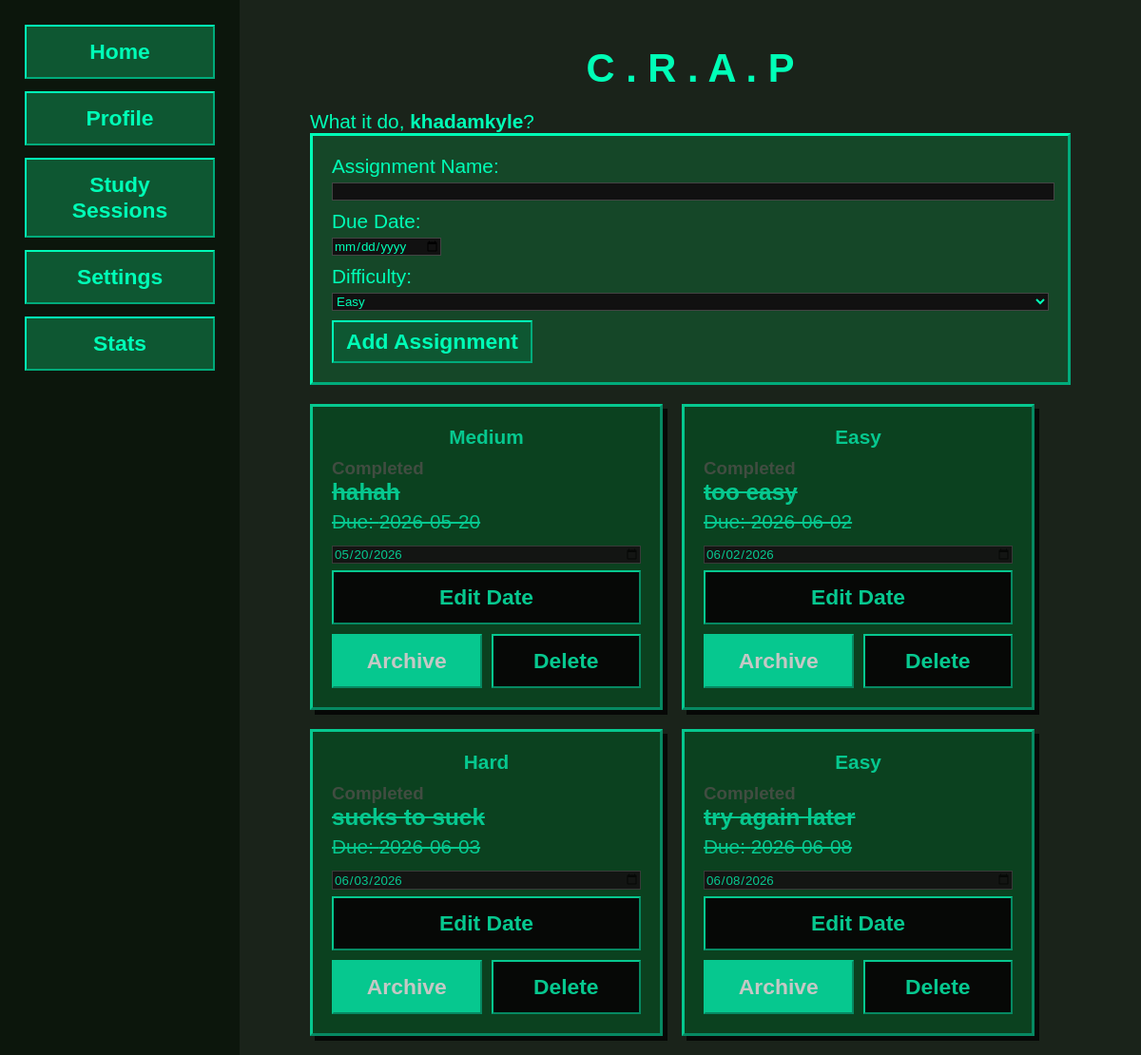
The app's page /dashboard (signed in) with its own data.
### tables this page shows
CREATE TABLE users (
                id INTEGER PRIMARY KEY AUTOINCREMENT,
                username TEXT UNIQUE NOT NULL,
                tag TEXT UNIQUE NOT NULL,
                pfp_url TEXT NOT NULL,
                dark_mode INTEGER NOT NULL DEFAULT 0
            );

CREATE TABLE assignments (
                id INTEGER PRIMARY KEY AUTOINCREMENT,
                user_id INTEGER NOT NULL,
                task TEXT NOT NULL,
                due TEXT NOT NULL,
                difficulty TEXT NOT NULL,
                completed INTEGER NOT NULL DEFAULT 0, archived INTEGER NOT NULL DEFAULT 0,
                FOREIGN KEY(user_id) REFERENCES users(id)
            );

### app.py (the view)
@app.route('/dashboard')
def dashboard():
    user = get_current_user()
    if not user:
        return redirect(url_for('login'))
    assignments = get_assignments_for_user(user['id'])
    return render_template('dashboard.html', user=user, assignments=assignments)

### app.py (called while the page is built)
def get_db():
    conn = sqlite3.connect(app.config['DATABASE'])
    conn.row_factory = sqlite3.Row
    return conn

@app.before_request
def setup_database():
    init_db()

def get_user_by_id(user_id):
    if not user_id:
        return None
    row = get_db().execute('SELECT * FROM users WHERE id = ?', (user_id,)).fetchone()
    return dict(row) if row else None

def get_current_user():
    return get_user_by_id(session.get('user_id'))

def get_assignments_for_user(user_id):
    rows = get_db().execute(
        'SELECT * FROM assignments WHERE user_id = ? AND archived = 0 ORDER BY due', (user_id,)
    ).fetchall()
    return [dict(row) for row in rows]

### templates/dashboard.html (shortened to what this page needs)
<!DOCTYPE html>
<html lang="en">
<head>
    <link rel="stylesheet" href="{{ url_for('static', filename='style.css') }}">
</head>
<body>
    <nav>
        <ul>
            <li><button><a href="{{ url_for('home') }}">Home</a></button></li>
            <li><button><a href="{{ url_for('profile') }}">Profile</a></button></li>
            <li><button><a href="{{ url_for('clock') }}">Study Sessions</a></button></li>
            <li><button><a href="{{ url_for('settings') }}">Settings</a></button></li>
            <li><button><a href="{{ url_for('stats') }}">Stats</a></button></li>
        </ul>
    </nav>
<main>
    <div style="max-width: 800px; margin: 0 auto; padding: 20px;">
        <h1 style="text-align: center; margin-bottom: 20px;">C . R . A . P</h1>
        <p>What it do, <strong>{{ user.username }}</strong>?</p>
        <form action="{{ url_for('add_assignment') }}" method="POST" style="background: #154728; color: #00ffb7; border: 3px outset #00ffb7; padding: 20px; margin-bottom: 20px;">
            <label>Assignment Name:</label><br>
            <input type="text" name="task" required style="width: 100%; margin-bottom: 10px; font-family: 'radiohead', sans-serif; background: #111; color: #00ffb7; border: 1px solid #444;"><br>
            <label>Due Date:</label><br>
            <input type="date" name="due" required style="margin-bottom: 10px; font-family: 'radiohead', sans-serif; background: #111; color: #00ffb7; border: 1px solid #444;"><br>
            <label>Difficulty:</label><br>
            <select name="difficulty" style="margin-bottom: 10px; width: 100%; font-family: 'radiohead', sans-serif; background: #111; color: #00ffb7; border: 1px solid #444;">
                <option value="Easy">Easy</option>
            </select><br>
            <button type="submit">Add Assignment</button>
        </form>
        <div style="display: flex; flex-wrap: wrap; gap: 20px;">
            {% for item in assignments %}
            <div class="task-card{% if item.completed %} completed{% endif %}">
                <div class="task-card-badge">
                    <span class="difficulty-{{ item.difficulty.lower() }}">
                        {{ item.difficulty }}
                    </span>
                </div>
                <p class="task-status">{{ 'Completed' if item.completed else 'Pending' }}</p>
                <h3>{{ item.task }}</h3>
                <p class="due-text">Due: <span class="due-date">{{ item.due }}</span></p>
                <form action="{{ url_for('edit_assignment', assignment_id=item.id) }}" method="POST" class="task-card-edit">
                    <input type="date" name="due" value="{{ item.due }}" required; style=" font-family: 'radiohead', sans-serif; background: #111; color: #00ffb7; border: 1px solid #444;">
                    <button type="submit" class="task-button task-edit-button">Edit Date</button>
                </form>
                <div class="task-card-actions">
                    {% if not item.completed %}
                    <form action="{{ url_for('complete_assignment', assignment_id=item.id) }}" method="POST">
                        <button type="submit" class="task-button task-complete-button">Complete</button>
                    </form>
                    {% else %}
                    <form action="{{ url_for('archive_assignment', assignment_id=item.id) }}" method="POST">
                        <button type="submit" class="task-button task-archive-button">Archive</button>
                    </form>
                    {% endif %}
                    <form action="{{ url_for('delete_assignment', assignment_id=item.id) }}" method="POST">
                        <button type="submit" class="task-button task-delete-button">Delete</button>
                    </form>
                </div>
            </div>
            {% endfor %}
        </div>
    </div>
</main>
</body>
</html>

### static/style.css (style rules this page uses)
html::before { content: ""; position: fixed; inset: 0; pointer-events: none; z-index: 9999; background: url("/static/screenfilter.jpg") center/cover repeat; opacity: 0.65; mix-blend-mode: overlay; }
a:link { color: #00ffb7; text-decoration: none; font-family: 'radiohead', sans-serif; }
:root { --bg: #1a231a; --panel: #154728; --accent: #00ffb7; --text: #00ffb7; --muted: #b8c3b4; --btn-bg: #0e5732; --danger-bg: #ff0000; --pfp-bg: #33774a; --card-bg: #2c3c30; --task-input-bg: #000000; --task-input-border: #00ffb7; --nav-bg: #0c160c; }
html { font-size: 1.3rem; }
body { color: var(--text); display: flex; min-height: 100vh; margin: 0; }
h1 { font-family:"Radiohead", sans-serif; color: #00ffb7; }
h2,h3,h4,h5,h6,p,label { font-family:"Radiohead", sans-serif; }
main { flex: 1; background-color: var(--bg); display: flex; flex-direction: column; justify-content: center; align-items: center; }
.leaderboard-list,p { list-style: none; padding: 0; margin: 0; }
button { background: var(--btn-bg); border: 2px outset var(--accent); color: var(--text); font-family: 'radiohead', sans-serif; cursor: pointer; padding: 7px 13px; font-weight: bold; font-size: 1.1rem; }
nav { width: 200px; background: var(--nav-bg); padding: 26px; display: flex; flex-direction: column; }
nav ul { list-style-type: none; padding: 0; margin: 0; display: flex; flex-direction: column; gap: 13px; }
nav li { display: flex; }
nav button { width: 100%; padding: 13px; }
.task-card { background: #074b21; border: 3px outset #00ffb7; padding: 20px; width: 325px; box-shadow: 5px 5px 0px #000; }
.task-card-badge { text-align: center; font-family: 'radiohead', sans-serif; margin-bottom: 10px; }
.task-card-badge span { padding: 2px 5px; font-family: 'radiohead', sans-serif; font-weight: bold; }
.task-card h3 { font-family: 'radiohead', sans-serif; margin: 0 0 5px 0; }
.task-card p { margin: 0; font-family: 'radiohead', sans-serif; }
.task-card-edit { margin-top: 13px; display: flex; gap: 7px; flex-wrap: wrap; }
.task-card-edit input[type="date"] { flex: 1 1 auto; min-width: 145px; }
.task-card-actions { display: flex; gap: 13px; margin-top: 13px; }
.task-card-actions form { flex: 1; }
.task-card-actions button, .task-card-edit button { width: 100%; padding: 13px 10px; font-weight: bold; }
.task-button { display: inline-block; background: #000000; border: 2px outset #00ffb7; color: #00ffb7; font-family: 'radiohead', sans-serif; cursor: pointer; }
.task-button.task-archive-button { background: #00ffb7; color: #fff; }
.task-card-actions { display: flex; gap: 10px; margin-top: 10px; }
.task-card-actions button, .task-card-edit button { width: 100%; }
.task-card.completed { opacity: 0.75; }
.task-card.completed h3, .task-card.completed .due-text { text-decoration: line-through; }
.task-status { margin: 0 0 10px 0; font-size: 0.9rem; font-weight: bold; }
.task-card.completed .task-status { color: #4f5b4f; }

### records on screen
users: username "khadamkyle"
assignments: difficulty "Medium", completed "Completed", task "hahah", due "2026-05-20", due "05/20/2026"
assignments: difficulty "Easy", completed "Completed", task "too easy", due "2026-06-02", due "06/02/2026"
assignments: difficulty "Hard", completed "Completed", task "sucks to suck", due "2026-06-03", due "06/03/2026"
assignments: difficulty "Easy", completed "Completed", task "try again later", due "2026-06-08", due "06/08/2026"
